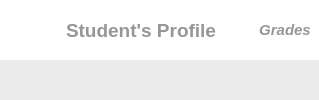
            <widget class="QWidget" name="profilePage">
             <layout class="QVBoxLayout" name="profilePageLayout" stretch="0,0">
              <property name="spacing">
               <number>0</number>
              </property>
              <property name="leftMargin">
               <number>0</number>
              </property>
              <property name="topMargin">
               <number>0</number>
              </property>
              <property name="rightMargin">
               <number>0</number>
              </property>
              <property name="bottomMargin">
               <number>0</number>
              </property>
              <item>
               <widget class="QFrame" name="profTitleFrame">
                <property name="minimumSize">
                 <size>
                  <width>0</width>
                  <height>60</height>
                 </size>
                </property>
                <property name="maximumSize">
                 <size>
                  <width>16777215</width>
                  <height>60</height>
                 </size>
                </property>
                <property name="styleSheet">
                 <string notr="true">QFrame{
background-color: rgb(255, 255, 255);
}</string>
                </property>
                <property name="frameShape">
                 <enum>QFrame::NoFrame</enum>
                </property>
                <property name="frameShadow">
                 <enum>QFrame::Plain</enum>
                </property>
                <layout class="QHBoxLayout" name="horizontalLayout_6">
                 <property name="spacing">
                  <number>6</number>
                 </property>
                 <property name="leftMargin">
                  <number>0</number>
                 </property>
                 <property name="topMargin">
                  <number>0</number>
                 </property>
                 <property name="rightMargin">
                  <number>8</number>
                 </property>
                 <property name="bottomMargin">
                  <number>0</number>
                 </property>
                 <item>
                  <widget class="QLabel" name="profIcon">
                   <property name="minimumSize">
                    <size>
                     <width>60</width>
                     <height>0</height>
                    </size>
                   </property>
                   <property name="maximumSize">
                    <size>
                     <width>60</width>
                     <height>16777215</height>
                    </size>
                   </property>
                   <property name="styleSheet">
                    <string notr="true">QLabel{
background-color: rgb(255, 255, 255);
border: none;
padding: 15px;
}</string>
                   </property>
                   <property name="lineWidth">
                    <number>0</number>
                   </property>
                   <property name="text">
                    <string/>
                   </property>
                   <property name="pixmap">
                    <pixmap>../assets/user.png</pixmap>
                   </property>
                   <property name="scaledContents">
                    <bool>true</bool>
                   </property>
                   <property name="margin">
                    <number>0</number>
                   </property>
                  </widget>
                 </item>
                 <item>
                  <widget class="QLabel" name="profLabel">
                   <property name="font">
                    <font>
                     <pointsize>14</pointsize>
                     <bold>true</bold>
                    </font>
                   </property>
                   <property name="styleSheet">
                    <string notr="true">QLabel{
border: none;
	color: rgb(150, 150, 150);
}</string>
                   </property>
                   <property name="text">
                    <string>Student's Profile</string>
                   </property>
                  </widget>
                 </item>
                 <item>
                  <widget class="QPushButton" name="homeBtnProf">
                   <property name="maximumSize">
                    <size>
                     <width>30</width>
                     <height>30</height>
                    </size>
                   </property>
                   <property name="font">
                    <font>
                     <pointsize>9</pointsize>
                     <italic>false</italic>
                     <bold>true</bold>
                    </font>
                   </property>
                   <property name="cursor">
                    <cursorShape>PointingHandCursor</cursorShape>
                   </property>
                   <property name="toolTip">
                    <string>Home Page</string>
                   </property>
                   <property name="styleSheet">
                    <string notr="true">QPushButton{
	border: none;
}

QPushButton:hover{
background-color: rgb(230, 230, 230);
border-radius: 15px;
}</string>
                   </property>
                   <property name="text">
                    <string/>
                   </property>
                   <property name="icon">
                    <iconset>
                     <normaloff>../assets/home_sm.png</normaloff>../assets/home_sm.png</iconset>
                   </property>
                   <property name="iconSize">
                    <size>
                     <width>20</width>
                     <height>20</height>
                    </size>
                   </property>
                  </widget>
                 </item>
                 <item>
                  <widget class="QPushButton" name="gradesBtnProf">
                   <property name="maximumSize">
                    <size>
                     <width>100</width>
                     <height>30</height>
                    </size>
                   </property>
                   <property name="baseSize">
                    <size>
                     <width>0</width>
                     <height>0</height>
                    </size>
                   </property>
                   <property name="font">
                    <font>
                     <pointsize>11</pointsize>
                     <italic>true</italic>
                     <bold>true</bold>
                    </font>
                   </property>
                   <property name="cursor">
                    <cursorShape>PointingHandCursor</cursorShape>
                   </property>
                   <property name="toolTip">
                    <string>Grades Page</string>
                   </property>
                   <property name="layoutDirection">
                    <enum>Qt::RightToLeft</enum>
                   </property>
                   <property name="styleSheet">
                    <string notr="true">QPushButton{
	border: none;
	color: rgb(150, 150, 150);
}
QPushButton:hover{
	color: rgb(26, 194, 161);
}
</string>
                   </property>
                   <property name="text">
                    <string>Grades</string>
                   </property>
                   <property name="icon">
                    <iconset>
                     <normaloff>../assets/right.png</normaloff>../assets/right.png</iconset>
                   </property>
                  </widget>
                 </item>
                </layout>
               </widget>
              </item>
              <item>
               <widget class="QFrame" name="profMainFrame">
                <property name="toolTip">
                 <string/>
                </property>
                <property name="styleSheet">
                 <string notr="true">QFrame{
	background-color: rgb(234, 234, 234);
}</string>
                </property>
                <property name="frameShape">
                 <enum>QFrame::NoFrame</enum>
                </property>
                <property name="frameShadow">
                 <enum>QFrame::Plain</enum>
                </property>
                <property name="lineWidth">
                 <number>1</number>
                </property>
                <property name="midLineWidth">
                 <number>0</number>
                </property>
                <layout class="QVBoxLayout" name="profileMainLayout">
                 <property name="spacing">
                  <number>0</number>
                 </property>
                 <property name="leftMargin">
                  <number>0</number>
                 </property>
                 <property name="topMargin">
                  <number>0</number>
                 </property>
                 <property name="rightMargin">
                  <number>0</number>
                 </property>
                 <property name="bottomMargin">
                  <number>0</number>
                 </property>
                </layout>
               </widget>
              </item>
             </layout>
            </widget>
